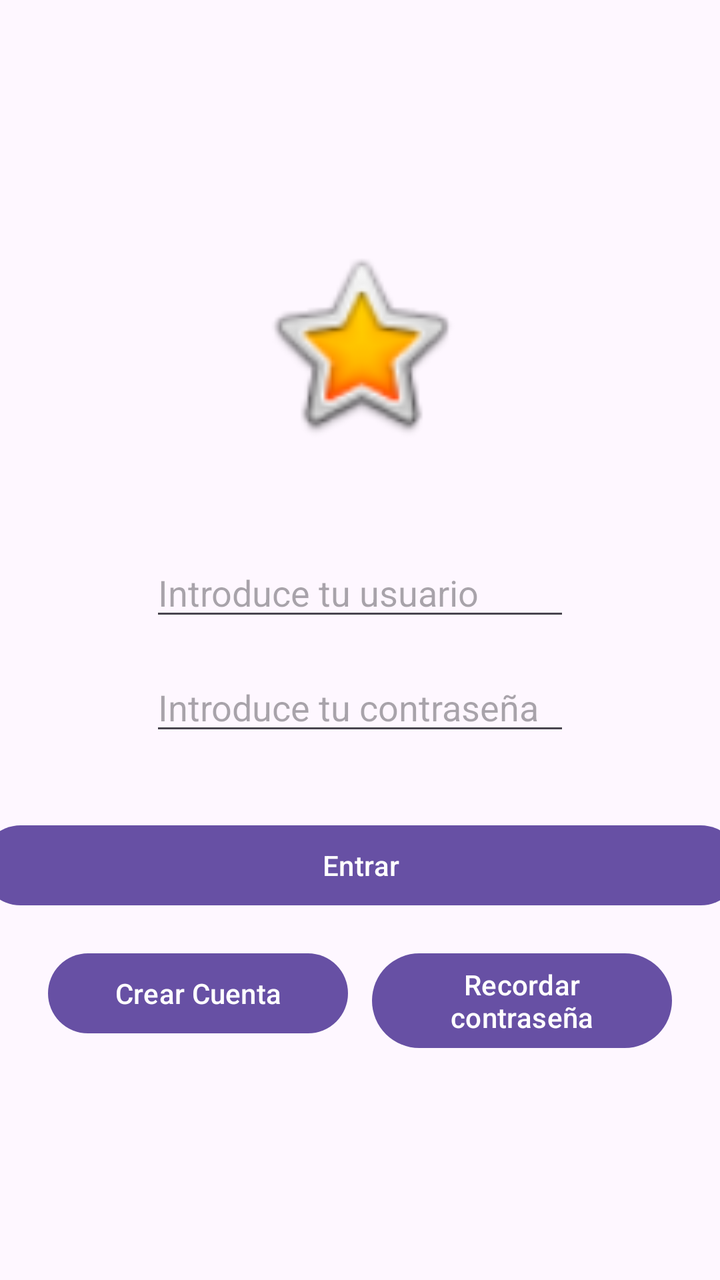
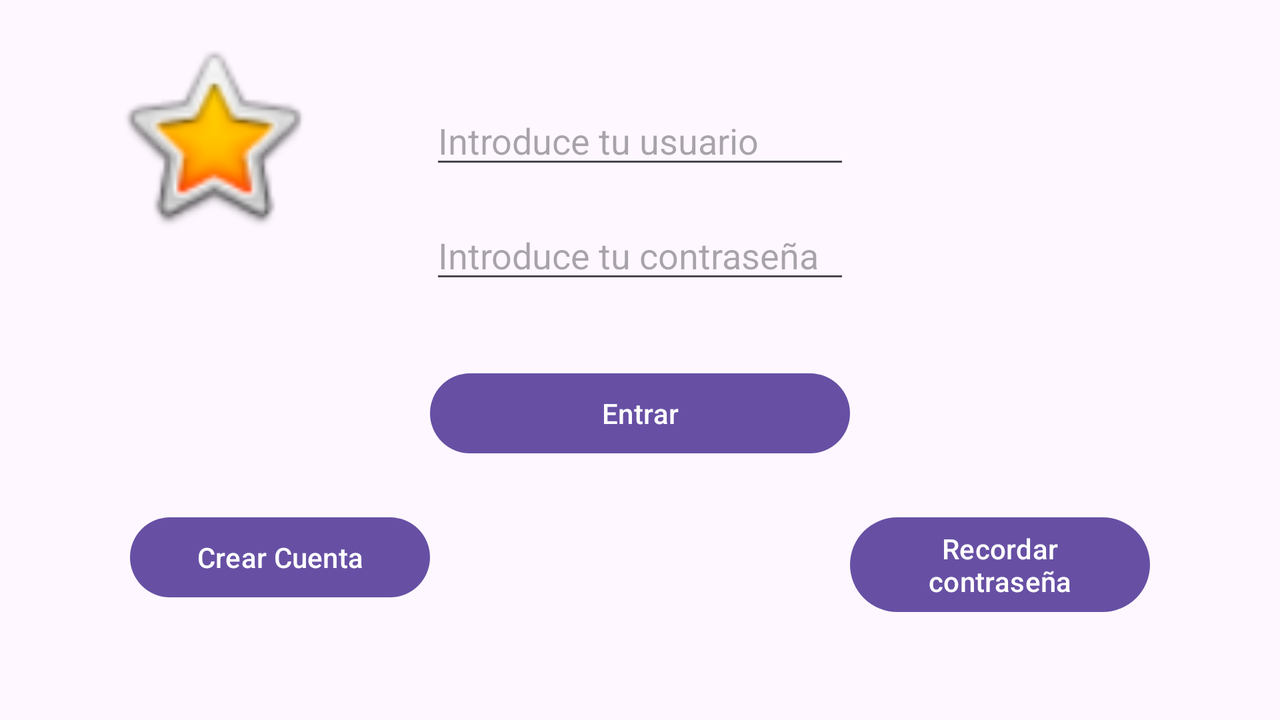

First picture: res/layout/ on a phone held upright. Second picture: the repository's own variant of that layout, on a device whose configuration matches the variant's folder. Source for both follows.
<!-- AndroidManifest.xml: application theme Theme.Proyecto3EV_Cliente -->
<!-- res/layout/activity_login.xml -->
<?xml version="1.0" encoding="utf-8"?>
<androidx.constraintlayout.widget.ConstraintLayout xmlns:android="http://schemas.android.com/apk/res/android"
    xmlns:app="http://schemas.android.com/apk/res-auto"
    xmlns:tools="http://schemas.android.com/tools"
    android:id="@+id/main"
    android:layout_width="match_parent"
    android:layout_height="match_parent"
    tools:context=".activities.MainActivity">

    <ImageView
        android:id="@+id/imageViewLogo"
        android:layout_width="106dp"
        android:layout_height="104dp"
        android:layout_marginTop="120dp"
        app:layout_constraintEnd_toEndOf="parent"
        app:layout_constraintStart_toStartOf="parent"
        app:layout_constraintTop_toTopOf="parent"
        app:srcCompat="@android:drawable/btn_star_big_on" />

    <EditText
        android:id="@+id/editTextUsuario"
        android:layout_width="wrap_content"
        android:layout_height="wrap_content"
        android:layout_marginTop="50dp"
        android:ems="10"
        android:hint="Introduce tu usuario"
        android:inputType="text"
        app:layout_constraintEnd_toEndOf="parent"
        app:layout_constraintStart_toStartOf="parent"
        app:layout_constraintTop_toBottomOf="@+id/imageViewLogo" />

    <EditText
        android:id="@+id/editTextContraseña"
        android:layout_width="wrap_content"
        android:layout_height="wrap_content"
        android:layout_marginTop="16dp"
        android:ems="10"
        android:hint="Introduce tu contraseña"
        android:inputType="textPassword"
        app:layout_constraintEnd_toEndOf="@+id/editTextUsuario"
        app:layout_constraintStart_toStartOf="@+id/editTextUsuario"
        app:layout_constraintTop_toBottomOf="@+id/editTextUsuario" />

    <Button
        android:id="@+id/buttonEntrar"
        android:layout_width="380dp"
        android:layout_height="wrap_content"
        android:layout_marginTop="36dp"
        android:text="Entrar"
        app:layout_constraintEnd_toEndOf="parent"
        app:layout_constraintStart_toStartOf="parent"
        app:layout_constraintTop_toBottomOf="@+id/editTextContraseña" />

    <Button
        android:id="@+id/buttonRecordarPass"
        android:layout_width="150dp"
        android:layout_height="wrap_content"
        android:layout_marginTop="16dp"
        android:layout_marginEnd="24dp"
        android:text="Recordar contraseña"
        app:layout_constraintEnd_toEndOf="parent"
        app:layout_constraintTop_toBottomOf="@+id/buttonEntrar" />

    <Button
        android:id="@+id/buttonCrearCuenta"
        android:layout_width="150dp"
        android:layout_height="wrap_content"
        android:layout_marginStart="24dp"
        android:text="Crear Cuenta"
        app:layout_constraintStart_toStartOf="parent"
        app:layout_constraintTop_toTopOf="@+id/buttonRecordarPass" />

</androidx.constraintlayout.widget.ConstraintLayout>
<!-- resources referenced by this layout -->
<resources>
  <style name="Theme.Proyecto3EV_Cliente" parent="Base.Theme.Proyecto3EV_Cliente" />
  <style name="Base.Theme.Proyecto3EV_Cliente" parent="Theme.Material3.DayNight.NoActionBar">
          
          
      </style>
</resources>
<!-- res/layout-land/activity_login.xml (the repository's variant of the layout above) -->
<!-- drawn on the phone turned sideways -->
<?xml version="1.0" encoding="utf-8"?>
<androidx.constraintlayout.widget.ConstraintLayout xmlns:android="http://schemas.android.com/apk/res/android"
    xmlns:app="http://schemas.android.com/apk/res-auto"
    xmlns:tools="http://schemas.android.com/tools"
    android:id="@+id/main"
    android:layout_width="match_parent"
    android:layout_height="match_parent"
    tools:context=".activities.MainActivity">

    <ImageView
        android:id="@+id/imageViewLogo"
        android:layout_width="106dp"
        android:layout_height="104dp"
        android:layout_marginTop="16dp"
        app:layout_constraintEnd_toEndOf="parent"
        app:layout_constraintHorizontal_bias="0.1"
        app:layout_constraintStart_toStartOf="parent"
        app:layout_constraintTop_toTopOf="parent"
        app:srcCompat="@android:drawable/btn_star_big_on" />

    <EditText
        android:id="@+id/editTextUsuario"
        android:layout_width="wrap_content"
        android:layout_height="wrap_content"
        android:layout_marginTop="32dp"
        android:ems="10"
        android:hint="Introduce tu usuario"
        android:inputType="text"
        app:layout_constraintEnd_toEndOf="parent"
        app:layout_constraintStart_toStartOf="parent"
        app:layout_constraintTop_toTopOf="@+id/imageViewLogo" />

    <EditText
        android:id="@+id/editTextContraseña"
        android:layout_width="wrap_content"
        android:layout_height="wrap_content"
        android:layout_marginTop="16dp"
        android:ems="10"
        android:hint="Introduce tu contraseña"
        android:inputType="textPassword"
        app:layout_constraintEnd_toEndOf="@+id/editTextUsuario"
        app:layout_constraintStart_toStartOf="@+id/editTextUsuario"
        app:layout_constraintTop_toBottomOf="@+id/editTextUsuario" />

    <Button
        android:id="@+id/buttonEntrar"
        android:layout_width="0dp"
        android:layout_height="wrap_content"
        android:layout_marginTop="36dp"
        android:text="Entrar"
        app:layout_constraintEnd_toEndOf="@+id/editTextContraseña"
        app:layout_constraintStart_toStartOf="@+id/editTextContraseña"
        app:layout_constraintTop_toBottomOf="@+id/editTextContraseña" />

    <Button
        android:id="@+id/buttonRecordarPass"
        android:layout_width="150dp"
        android:layout_height="wrap_content"
        android:text="Recordar contraseña"
        app:layout_constraintStart_toEndOf="@+id/buttonEntrar"
        app:layout_constraintTop_toTopOf="@+id/buttonCrearCuenta" />

    <Button
        android:id="@+id/buttonCrearCuenta"
        android:layout_width="150dp"
        android:layout_height="wrap_content"
        android:layout_marginTop="24dp"
        android:text="Crear Cuenta"
        app:layout_constraintEnd_toStartOf="@+id/buttonEntrar"
        app:layout_constraintTop_toBottomOf="@+id/buttonEntrar" />

</androidx.constraintlayout.widget.ConstraintLayout>
